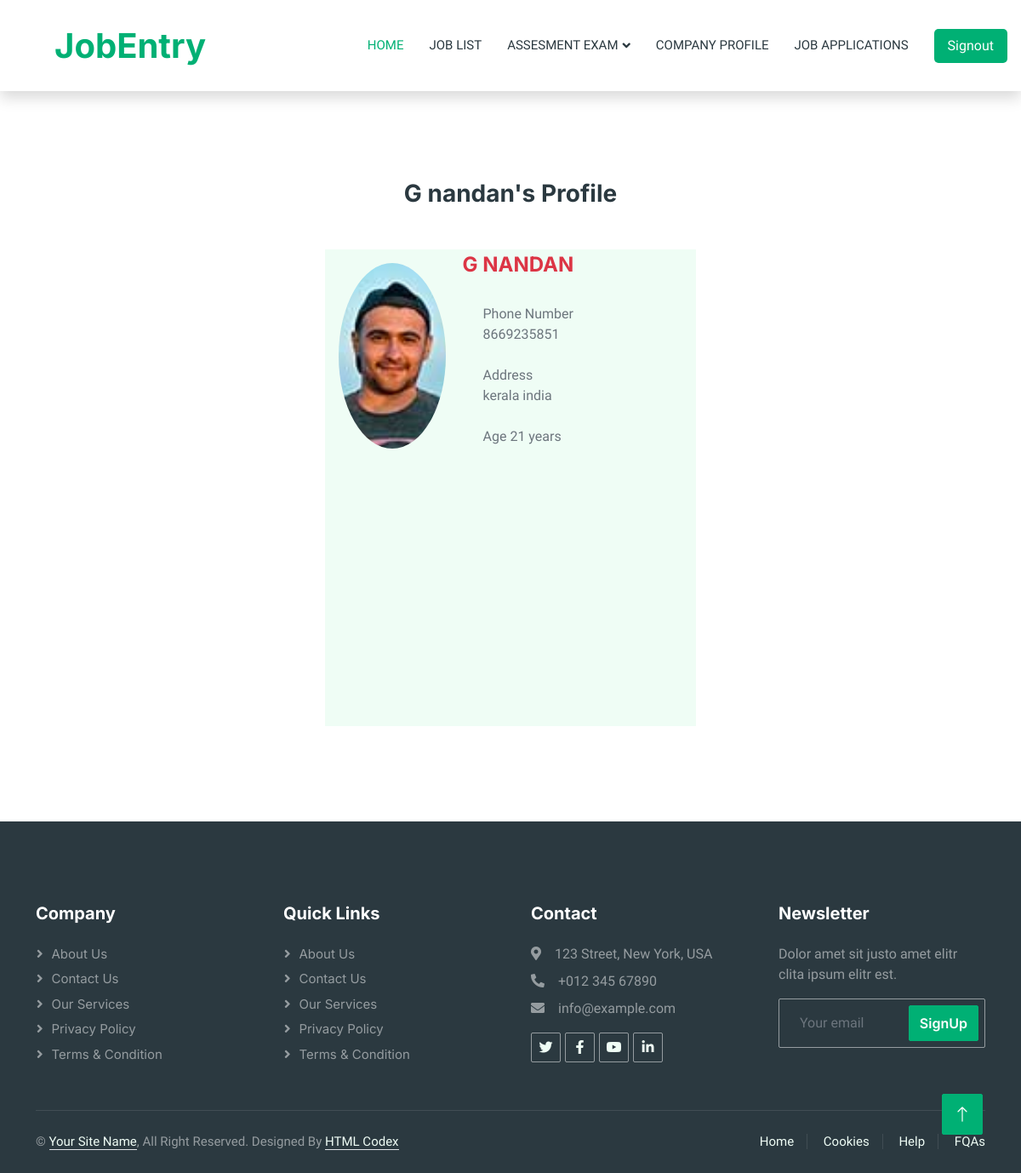
Page /company/view-applicant/6/ on the committed database.
### users_app/models.py (models this page shows)
class UserProfile(models.Model):
    user_ID = models.ForeignKey(User,on_delete=models.CASCADE,null=True,blank=True )
    User_Name = models.CharField(max_length=200,null=True,blank=True)
    Phone_Number = models.CharField(max_length=200,null=True,blank=True)
    Address = models.CharField(max_length=200,null=True,blank=True)
    Age = models.CharField(max_length=200,null=True,blank=True)
    User_photo = models.FileField(upload_to="users",null=True,blank=True)

### company_app/views.py (the view)
# urls.py: path('view-applicant/<int:id>/', views.view_applicant, name='view_applicant'),
def view_applicant(request, id):
    user = get_object_or_404(UserProfile, user_ID=id)
    return render(request, "company/user_profile.html", {"user": user})

### templates/company/user_profile.html (shortened to what this page needs)
{%extends "company/company_joblist.html" %}
{%load static%}
{%block content%}
<section class="w3l-bottom-grids-6 mt-5" id="services">
    <div class="container py-lg-5 py-md-4 py-2">
        <h3 class="title-w3l text-center"><span>{{user.User_Name}}'s Profile </span></h3>
        <div class="grids-area-hny main-cont-wthree-fea row  mt-5">
            <div class="col-12 col-md-6 mx-auto grids-feature mb-3 d-flex justify-content-center" style="min-height: 70vh;">
                <div class="area-box bg-light"
                    style="width: 80%;height: 100%;display: flex;justify-content: space-between;">
                    <div>
                        <img class="p-3" src="{{user.User_photo.url}}" alt=""
                            style="width:100%;border-radius:50%;object-fit: cover; height:250px">
                    </div>
                    <div class="right2 p-1" style="width: 100%;">
                        <h4>
                            <a href="#" class="title-head text-danger text-uppercase">
                                <span class="fw-bold">{{user.User_Name}}</span>
                            </a>
                        </h4>
                        <div class="text-muted p-4 ">
                            Phone Number
                            <br><span class="ml-4">{{user.Phone_Number}}</span>
                            <br><br>
                            Address <br>
                            <span class="ml-4">{{user.Address}}</span>
                            <br>
                            <br>
                            Age {{user.Age}} years
                            <br>
                            <br>
                        </div>
                    </div>
                </div>
            </div>
        </div>
    </div>
</section>
{%endblock%}

### static/css/style.css (style rules this page uses)
:root { --primary: #00B074; --secondary: #2B9BFF; --light: #EFFDF5; --dark: #2B3940; }

### rows in the picture
UserProfile: User_Name "G nandan", User_photo (picture), User_Name "G NANDAN", Phone_Number "8669235851", Address "kerala india", Age "21"
